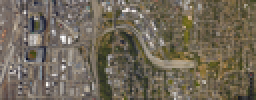
%> input picture Particle_Filter/CityMap.png, 128 x 50 px, shrunk from 1919 x 749 before the run (shown 2 times larger)
$ octave PR_Hw2.m   (GNU Octave 9; MATLAB toolbox functions it lacks are replaced by stand-ins)
%> lines starting %> are read from the running program, lines starting %| are printed output that depends on the picture
%CS141 Probablistic Robotics
%Hw2: Particle Filter
%By Phillip Roos
close all;
clc;
png = imread('CityMap.png');
%> png is the input picture: size 50x128x3 uint8; mean R, G, B 112.6, 103.8, 88.3
%png = imread('MarioMap.png');
%png = imread('BayMap.png');
[h, w, d] = size(png);
%> h = 50; w = 128; d = 3

amount_of_particles = 1000;
initial_mean = [w/2, h/2];
%> initial_mean = [64 25]
initial_std_dev = 50; %standard deviation is smaller for a tighter initial distribution
%particles = initial_particle_distribution(initial_mean, initial_std_dev, N);
initial_drone_position = drone_position(png);
%> initial_drone_position = [109 38]
particles = plotrandompts(amount_of_particles, png);
%> particles = 1000 rows, first 12: [34 26; 101 16; 75 46; 37 38; 33 46; 104 46; 94 45; 61 6; 79 46; 62 44; 104 28; 93 20]
iterate = 1000; %limits how many attempts the program has to find the location


figure
for iter = 1:iterate
    particle_map = particle_points(particles, initial_drone_position, png);
    correlation = compare_cross_correlation(particles, initial_drone_position, png);

    %figure;
    imshow(particle_map);
    title('Particle filter simulation. Drone shown in yellow, particles are blue');

    textString = '+'; %this represents the origin
    fontSize = 18;
    center1 = fix(h/2);
    center2 = fix(w/2);
    textColor = [0,0,0]; %this is black
    textPosition = [center2, center1];


    text(textPosition(1),textPosition(2),textString,'FontSize',fontSize,'Color',textColor);

    pause(0.01)
    %w = waitforbuttonpress;

    if (0.9 * amount_of_particles) <= sum(arrayfun(@(idx) sqrt(sum((particles(idx, :) - initial_drone_position).^2)) < 70, 1:size(particles, 1)));
        fprintf('Simulation complete!\n');
        break;
    end


[initial_drone_position, movement_vec] = movement(initial_drone_position, png);
particles = refine_particleweight(png, correlation, particles);
particles = update_Location(particles, movement_vec);
title('Particle filter simulation. Drone shown in yellow, particles are blue');

textString = '+';

fontSize = 18;

textColor = [0,0,0];
center1 = fix(h/2);
center2 = fix(w/2);
textColor = [0,0,0]; %this is black
textPosition = [center2, center1];

text(textPosition(1),textPosition(2),textString,'FontSize',fontSize,'Color',textColor);


end
%> this loop made 2 passes
%> initial_drone_position on pass 1: [96 50]
%> pass 1, in particle_points, `particle_map = insertShape(png, 'Circle', [particles, 5*ones(size(part..`:
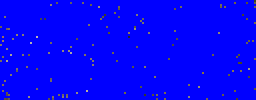
%> particle_map: size 50x128x3 uint8 (shown 2 times larger); mean R, G, B 2.5, 2.3, 251.3
%> pass 1, in particle_points, `particle_map = insertShape(particle_map, 'FilledCircle', [dronepositio..`:
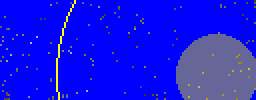
%> particle_map: size 50x128x3 uint8 (shown 2 times larger); mean R, G, B 22.3, 22.1, 231.6
%> pass 1, in compare_cross_correlation, `droneprocessing = imcrop(png, [droneposition(1)-drone_vision_radius, d..`:
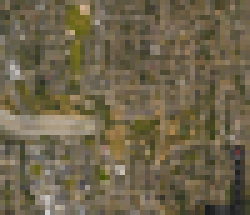
%> droneprocessing: size 43x50x3 uint8 (shown 5 times larger); mean R, G, B 110.5, 100, 75.5
%> pass 1, `text(textPosition(1),textPosition(2),textString,'FontSize',fontSize,'C..`:
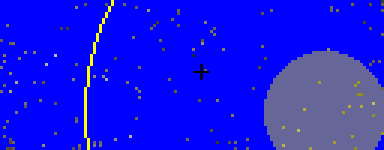
%> figure redrawn from the program's plot data; shown 3 times larger; its title reads 'Particle filter simulation. Drone shown in yellow, particles are blue'
%> pass 2, `text(textPosition(1),textPosition(2),textString,'FontSize',fontSize,'C..`:
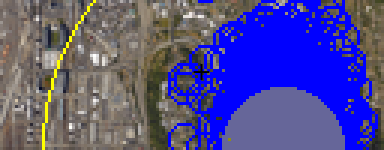
%> figure redrawn from the program's plot data; shown 3 times larger; its title reads 'Particle filter simulation. Drone shown in yellow, particles are blue'
%> after the loop, particles = 1000 rows, first 12: [94.34 12.93; 96.22 30.35; 98.18 67.06; 111 27.89; 109 63.77; 107.3 29.87; 79.57 58.44; 103.1 59.38; 94.68 54.72; 108.3 56.9; 102.1 53.35; 95.23 20.08]


fprintf('Used %d particles \n', amount_of_particles);
fprintf('Final position of the drone is at %.2f, %.2f\n', initial_drone_position(1), initial_drone_position(2));
%| Final position of the drone is at 96.00, 50.00
mean_position = mean(particles, 1);
%> mean_position = [96.12 41.65]
fprintf('Final position of the mean of all the particles is %.2f, %.2f\n', mean_position(1), mean_position(2));
%| Final position of the mean of all the particles is 96.12, 41.65
fprintf('Final position was off by %.2f, %.2f\n', (initial_drone_position(1) - mean_position(1)), (initial_drone_position(2) - mean_position(2)));
%| Final position was off by -0.12, 8.35
fprintf('took %d iterations to complete\n', iter);
imshow(particle_map);
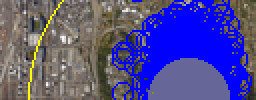
%> displayed picture: size 50x128x3, on the screen's scale of 0 to 255 (shown 2 times larger); mean R, G, B 82.8, 77.7, 143.4
text(textPosition(1),textPosition(2),textString,'FontSize',fontSize,'Color',textColor);

function particles = initial_particle_distribution(mean, std_dev, amount_of_particles)
    particles = mean + std_dev * randn(amount_of_particles, 2);

    particles(:, 1) = max(1, min(w, particles(:, 1)));
    particles(:, 2) = max(1, min(h, particles(:, 2)));
end

function particleplotter = plotrandompts(amount_of_particles, png)
    [height, width, ~] = size(png);
    particleplotter = zeros(amount_of_particles, 2);
    for i = 1:amount_of_particles
        particleplotter(i, :) = [randi(width), randi(height)];
    end
end

function drone = drone_position(png)
    [height, width, ~] = size(png);
    drone = [randi(width), randi(height);];
end


function [update_drone, movement_vec] = movement(droneposition, png) %allows for movement in new direction
    allowed_movement = 20;
    [height, width, ~] = size(png);
    dx = rand()*2 - 1;
    dy = rand()*2 - 1;


    %according to the spec for dx^2 + dy^2=1
    x = (dx / sqrt(dx^2 + dy^2));
    y = (dy / sqrt(dx^2 + dy^2));
    update_drone = [max(1, min(width, (droneposition(1) + allowed_movement*x))), max(1, min(height, (droneposition(2) + allowed_movement*y)))];
    movement_vec = [x, y];
end

function particle_map = particle_points(particles, droneposition, png)
    %title('My Camera Visualization', 'FontSize', 12);
    particle_map = insertShape(png,'Circle',[0, 0, 0], 'LineWidth', 5);
    particle_map = insertShape(png, 'Circle', [particles, 5*ones(size(particles, 1), 1)], 'Color', 'blue', 'LineWidth', 1); %randi([1, 3])
    particle_map = insertShape(particle_map, 'Circle', [droneposition, 80], 'Color', 'yellow', 'LineWidth', 1, 'Opacity', 0.4); %insertShape(particle_map,
    particle_map = insertShape(particle_map, 'FilledCircle', [droneposition, 20], 'Color', 'yellow', 'LineWidth', 1, 'Opacity', 0.4); %insertShape(particle_map,
end

function correlations = compare_cross_correlation(particles, droneposition, png)
    %take a small image of the area around the drone
    drone_vision_radius = 30; %defines the area of the drone's view
    droneprocessing = imcrop(png, [droneposition(1)-drone_vision_radius, droneposition(2)-drone_vision_radius, drone_vision_radius*2, drone_vision_radius*2]);
    droneprocessing = rgb2gray(droneprocessing);
    correlations = zeros(size(particles, 1), 1); %new array

    for i = 1:size(particles, 1)
        particleprocessing = imcrop(png, [particles(i, 1)-drone_vision_radius, particles(i, 2)-drone_vision_radius, drone_vision_radius*2, drone_vision_radius*2]);
        particleprocessing = rgb2gray(particleprocessing);
        if size(particleprocessing) == size(droneprocessing)

            %calculate cross-correlation between the drone and the particles
            correlation_matrix = normxcorr2(droneprocessing, particleprocessing);
            max_correlation = max(correlation_matrix(:));
            correlations(i, 1) = max_correlation;
        else

            %set to false if no correlation
            correlations(i, 1) = 0;
        end
    end
end

function newparticles = update_Location(particles, movement)
    %this acts as a function that defines the random movement for the
    %particles
    deviation = 10;
    distance_travel_allowed = 20;
    moved_points = particles + distance_travel_allowed * [movement(1), movement(2)];
    newparticles = moved_points + deviation * randn(size(moved_points));
end

function update_mapped_particles = refine_particleweight(png, correlations, particles)
    update_mapped_particles = zeros(size(particles));
    weights = cumsum(correlations / sum(correlations));


    for i = 1:size(particles, 1)
        update_mapped_particles(i, :) = particles(discretize(rand(), [0; weights]), :);
    end
    noise = 1.0; %noise of your choosing
    update_mapped_particles = update_mapped_particles + noise * randn(size(update_mapped_particles));
    [height, width, ~] = size(png);

    %perimeter boundries
    %for width
    update_mapped_particles(:, 1) = max(1, min(width, update_mapped_particles(:, 1)));
    %for height
    update_mapped_particles(:, 2) = max(1, min(height, update_mapped_particles(:, 2)));
end

$ run again, with Particle_Filter/BayMap.png copied over Particle_Filter/CityMap.png
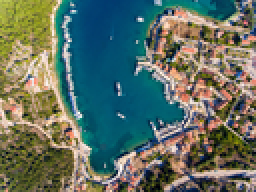
%> input picture Particle_Filter/BayMap.png, 128 x 96 px, shrunk from 1297 x 972 before the run (shown 2 times larger)
%> png is the input picture: size 96x128x3 uint8; mean R, G, B 96.2, 111.8, 99.4
%> `initial_drone_position = drone_position(png);`: initial_drone_position = [109 73]
%> `particles = plotrandompts(amount_of_particles, png);`: particles = 1000 rows, first 12: [34 50; 101 30; 75 88; 37 73; 33 88; 104 87; 94 87; 61 10; 79 88; 62 84; 104 53; 93 39]
%> the loop `for iter = 1:iterate` made 2 passes
%> initial_drone_position on pass 1: [96 88.2]
%> pass 1, `text(textPosition(1),textPosition(2),textString,'FontSize',fontSize,'C..`:
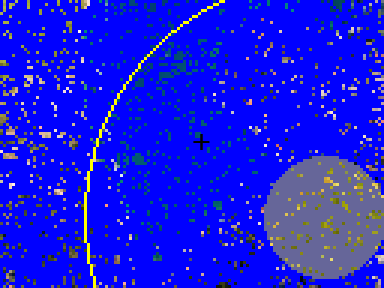
%> figure redrawn from the program's plot data; shown 3 times larger; its title reads 'Particle filter simulation. Drone shown in yellow, particles are blue'
%> after the loop `for iter = 1:iterate`: particles = 1000 rows, first 12: [94.34 72.93; 96.22 90.35; 98.18 102.1; 111 87.89; 109 98.77; 107.3 64.87; 79.57 93.44; 103.1 94.38; 94.68 89.72; 108.3 91.9; 102.1 88.35; 95.23 80.08]
%| Final position of the drone is at 96.00, 88.20
%> mean_position = [96.12 87.8]
%| Final position of the mean of all the particles is 96.12, 87.80
%| Final position was off by -0.12, 0.39
%> `imshow(particle_map);`:
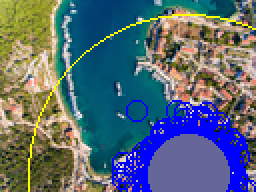
%> displayed picture: size 96x128x3, on the screen's scale of 0 to 255 (shown 2 times larger); mean R, G, B 89, 105.4, 118.7
